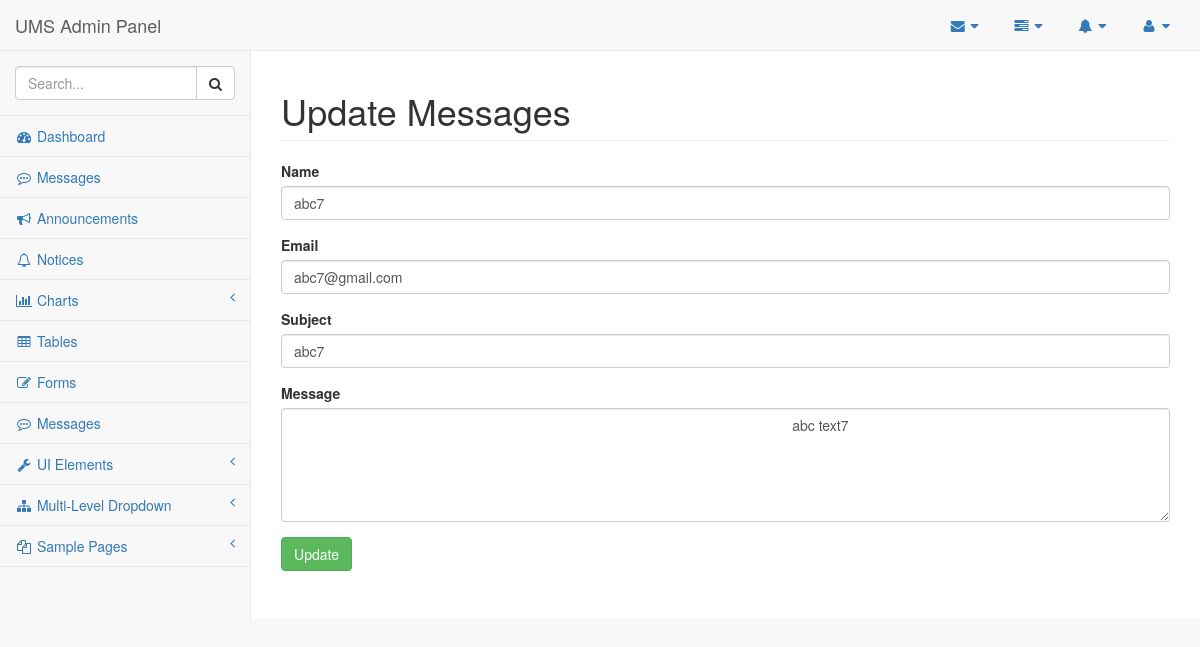
/admin/pages/msg-edit.php, run on an earlier commit of the app's database.
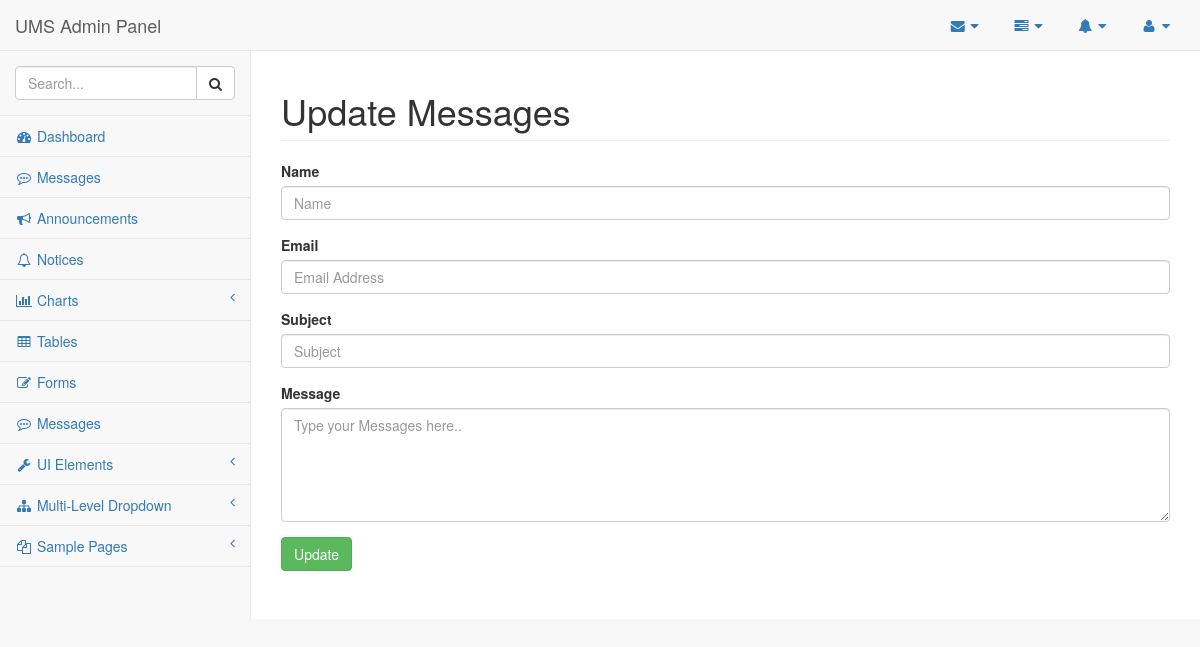
And on a later commit of the database.
### tables this page shows
CREATE TABLE `comments` (
  `com_id` int(11) NOT NULL,
  `com_name` varchar(48) NOT NULL,
  `com_email` varchar(48) NOT NULL,
  `com_subject` varchar(48) NOT NULL,
  `com_message` varchar(255) NOT NULL
);

### admin/pages/msg-edit.php (the view, shortened to what the changed rows need)
<?php
    require_once('config.php');
    $id = $_GET['uid'];
    $slt ="SELECT * FROM comments WHERE com_id='$id'";
    $qre = mysqli_query($DBC, $slt);
    $data=mysqli_fetch_array($qre);
?>
<!DOCTYPE html>
<html lang="en">
<head>
    <link href="../vendor/bootstrap/css/bootstrap.min.css" rel="stylesheet">
    <link href="../vendor/metisMenu/metisMenu.min.css" rel="stylesheet">
    <link href="../dist/css/sb-admin-2.css" rel="stylesheet">
    <link href="../vendor/font-awesome/css/font-awesome.min.css" rel="stylesheet" type="text/css">
</head>
<body>
    <div id="wrapper">
        <div id="page-wrapper">
            <div class="row">
                <div class="col-lg-12">
                    <h1 class="page-header">Update Messages</h1>
                    <form action="" method="post">
                        <div class="form-group">
                            <label for="name">Name</label>
                            <input type="text" name="msg_name" id="name" value="<?= $data['com_name']; ?>" placeholder="Name" class="form-control" required="1" />
                        </div>
                        <div class="form-group">
                            <label for="email">Email</label>
                            <input type="text" name="msg_email" id="email" value="<?= $data['com_email']; ?>" placeholder="Email Address" class="form-control" required="1" />
                        </div>
                        <div class="form-group">
                            <label for="subject">Subject</label>
                            <input type="text" name="msg_subject" id="subject" value="<?= $data['com_subject']; ?>" placeholder="Subject " class="form-control" required="1" />
                        </div>
                        <div class="form-group">
                            <label for="message">Message</label>
                            <textarea name="msg_message" id="msg_message" rows="5" class="form-control" placeholder="Type your Messages here.." required="1"><?= $data['com_message']; ?></textarea>
                        </div>
                    </form>
                </div>
            </div>
        </div>
    </div>
</body>
</html>

What changed in the data, as far as the page shows it:
removed comments: msg_name "abc7", msg_email "abc7@gmail.com", msg_subject "abc7", msg_message "abc text7"
